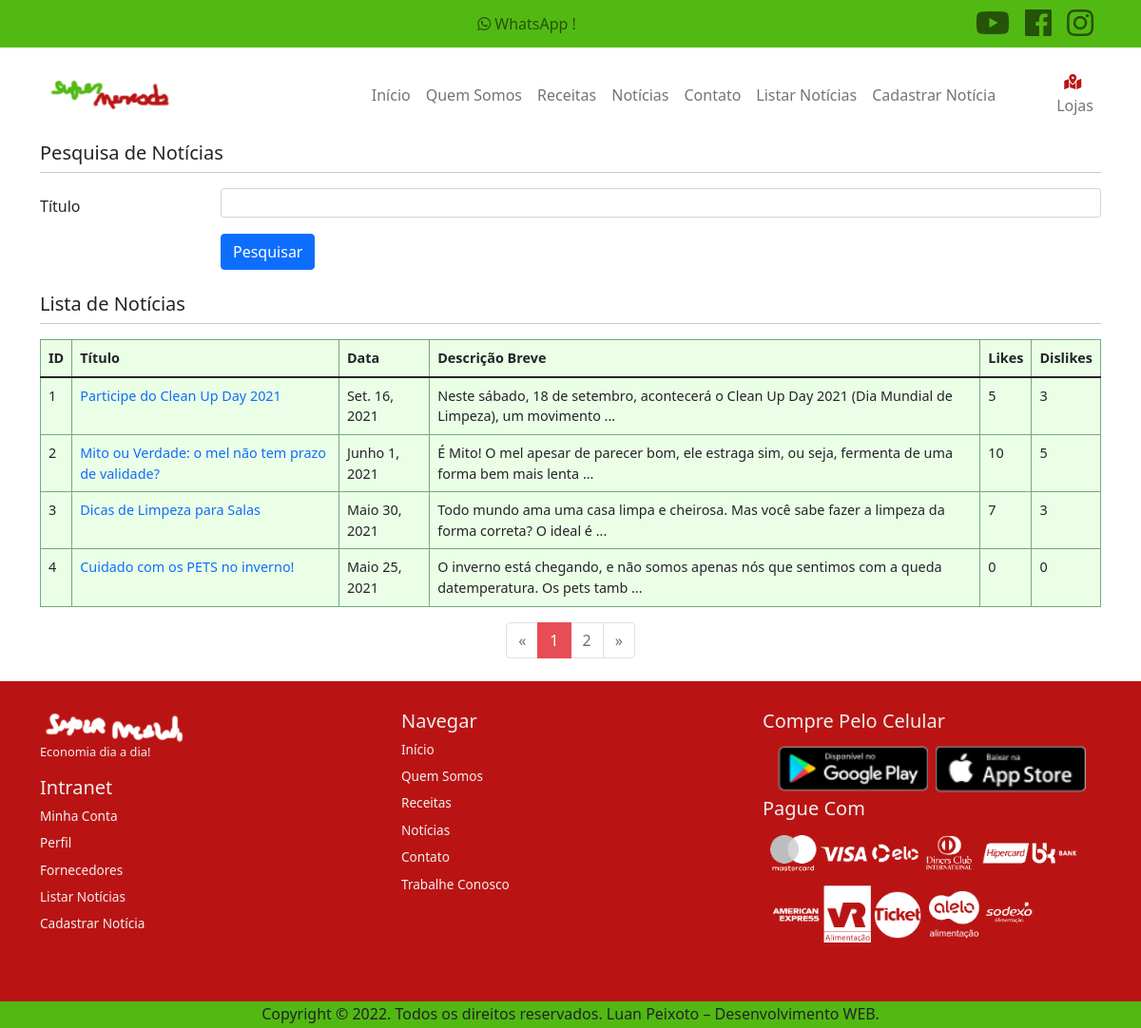
/pages/listar_noticias/, run on an earlier commit of the app's database.
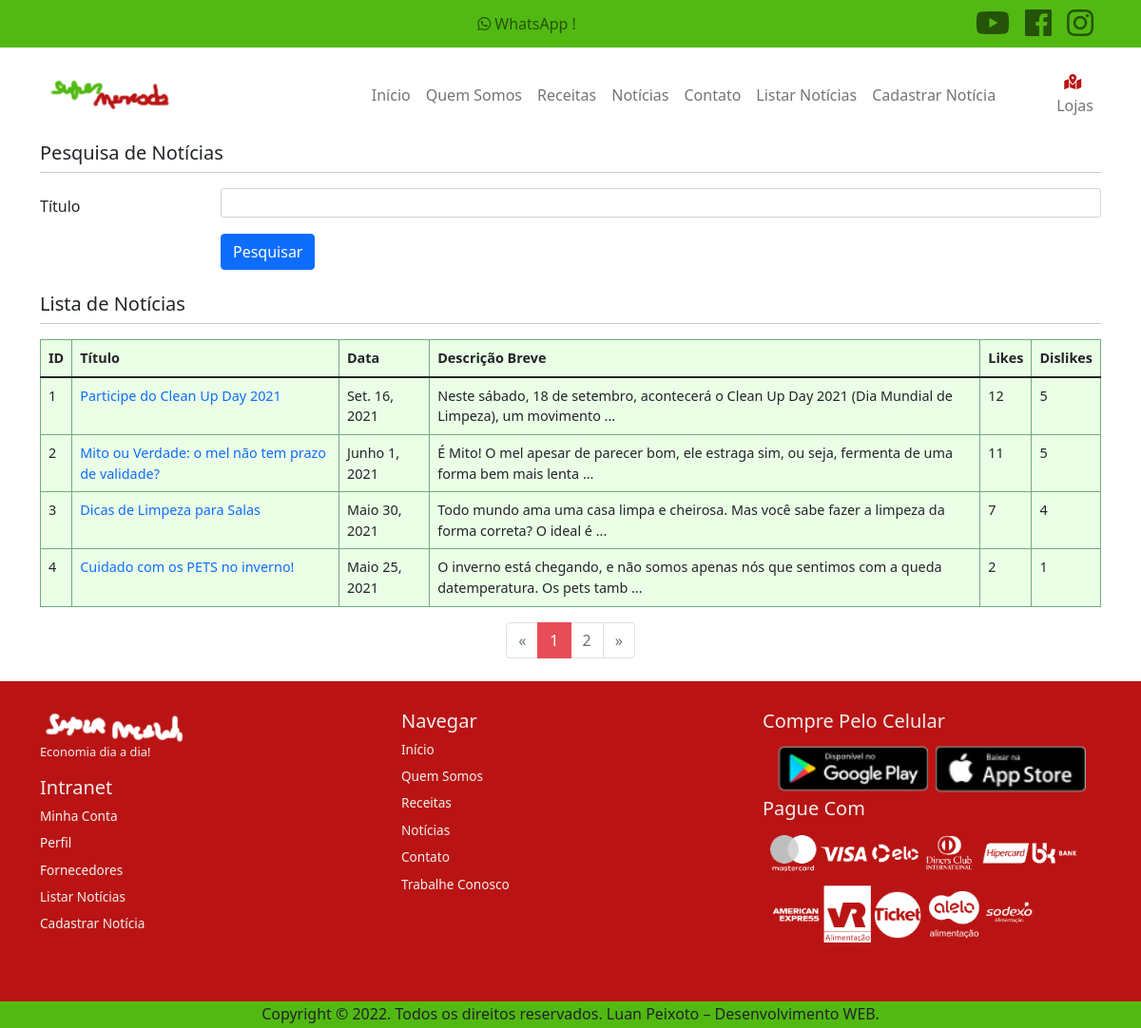
And on a later commit of the database.
### noticias/models.py (models this page shows, shortened)
class Noticia(models.Model):
    titulo = models.CharField(max_length=100, db_index=True, unique=True)
    slug = models.SlugField(max_length=100)
    imagem = models.CharField(max_length=50)
    data = models.DateField()
    desc_mini = models.CharField(max_length=300)
    desc_full = models.CharField(max_length=5000)
    likes = models.IntegerField(default=0)
    deslikes = models.IntegerField(default=0)
    class Meta:
        db_table = 'noticias'
        ordering = ('titulo',)

### noticias/views.py (the view)
# urls.py: path('listar_noticias/', views.listar_noticias, name="listar-noticias"),
def listar_noticias(request):
    form_pesquisa = PesquisaNoticiaForm(request.GET)
    if form_pesquisa.is_valid():
        titulo = form_pesquisa.cleaned_data['titulo']
        lista_noticias = Noticia.objects.all().filter(titulo__icontains=titulo).order_by('id')
        obj_per_page = 4
        paginator = Paginator(lista_noticias, obj_per_page)
        pagina_atual = request.GET.get('pagina')
        page_obj_noticias = paginator.get_page(pagina_atual)
        n = 0
        if lista_noticias.count() < obj_per_page:
            n = range(obj_per_page - lista_noticias.count())
        else:
            if lista_noticias.count() % obj_per_page != 0:
                n = range(obj_per_page - (lista_noticias.count() % obj_per_page))
            else:
                n = range(0)
        return render(request, './paginas/listar_noticias.html', {'noticias' : page_obj_noticias,
        'n' : n, 'form_pesquisa' : form_pesquisa})
    else:
        raise ValueError("ERRO DE VALIDAÇÃO - FORMULÁRIO INVÁLIDO")

### noticias/forms.py
class PesquisaNoticiaForm(forms.Form):
    titulo = forms.CharField(
        widget = TextInput(attrs=({'class' : 'form-control form-control-sm',
        'maxlenght' : '100'})),
        required = False,
    )

### templates/paginas/listar_noticias.html (shortened to what the changed rows need)
{% extends "base_template.html" %}
{% load static %}
{% block body %}
<div class="container">
    <div class="mb-2">
        {% if noticias %}
            <table style="font-size: 0.9em;" class="table table-bordered table-market">
                <thead class="thead-light">
                    <tr>
                        <th scope="col">ID</th>
                        <th scope="col">Título</th>
                        <th scope="col">Data</th>
                        <th scope="col">Descrição Breve</th>
                        <th scope="col">Likes</th>
                        <th scope="col">Dislikes</th>
                    </tr>
                </thead>
                <tbody>
                    {% for noticia in noticias %}
                    <tr>
                        <td>{{ noticia.id }}</td>
                        <td>
                            <a style="text-decoration: none;" href="{% url 'noticias:detalhes-noticia' id=noticia.id slug=noticia.slug %}">
                                {{ noticia.titulo }}
                            </a>
                        </td>
                        <td>{{ noticia.data }}</td>
                        <td>{{ noticia.desc_mini|slice:":100" }} ...</td>
                        <td>{{ noticia.likes }}</td>
                        <td>{{ noticia.deslikes }}</td>
                    </tr>
                    {% endfor %}
                </tbody>
            </table>
        {% endif %}
    </div>
</div>
{% endblock %}

What changed in the data, as far as the page shows it:
changed Noticia "Participe do Clean Up Day 2021": likes "5" → "12"; deslikes "3" → "5"
changed Noticia "Mito ou Verdade: o mel não tem prazo de validade?": likes "10" → "11"
changed Noticia "Dicas de Limpeza para Salas": deslikes "3" → "4"
changed Noticia "Cuidado com os PETS no inverno!": likes "0" → "2"; deslikes "0" → "1"
